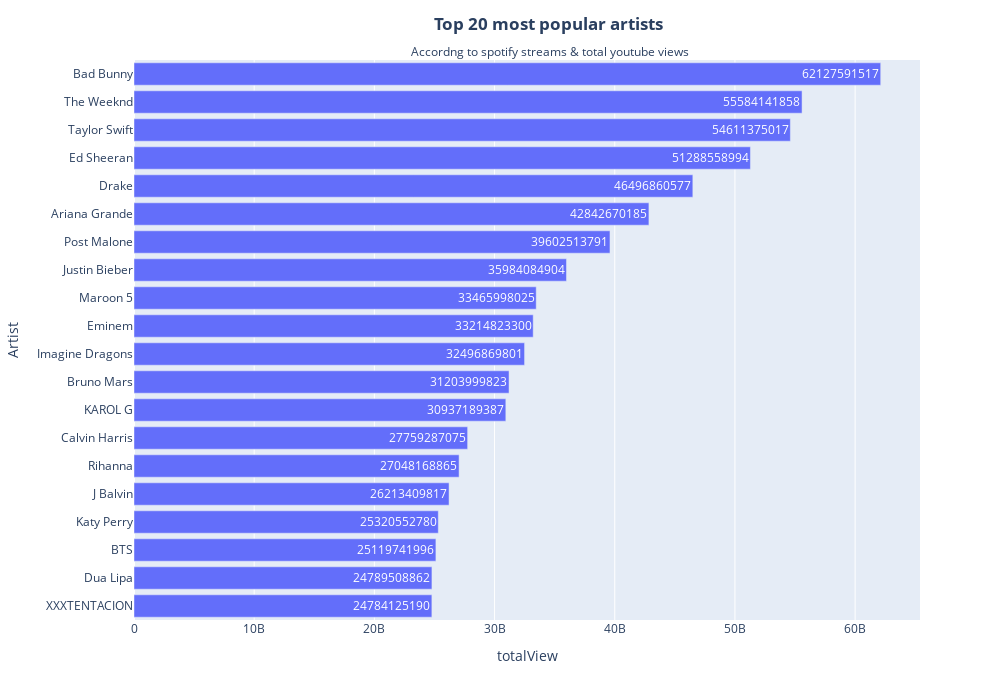

The notebook cell this image was saved under:
### Code cell
totalV = artistdf['totalView'].sum().reset_index()
totalV.sort_values(by='totalView',ascending=False,inplace = True)
fig = px.bar(totalV.head(20)[::-1],y = 'Artist',x='totalView',
             height=700,width=1000,text_auto='totalView')
fig.update_layout(showlegend=True,title_text='<b>Top 20 most popular artists </b><br><sub>Accordng to spotify streams & total youtube views</sub><br>', title_x=0.55)
fig

### Figure 1 — Plotly figure (JSON) as saved in the notebook; plotly's stock layout.template omitted (floating-point values rounded to 4 significant figures)
{"data": [{"alignmentgroup": "True", "hovertemplate": "totalView=%{x}<br>Artist=%{y}<extra></extra>", "legendgroup": "", "marker": {"color": "#636efa", "pattern": {"shape": ""}}, "name": "", "offsetgroup": "", "orientation": "h", "showlegend": false, "textposition": "auto", "texttemplate": "%{x:totalView}", "type": "bar", "x": [24784125190, 24789508862, 25119741996, 25320552780, 26213409817, 27048168865, 27759287075, 30937189387, 31203999823, 32496869801, 33214823300, 33465998025, 35984084904, 39602513791, 42842670185, 46496860577, 51288558994, 54611375017, 55584141858, 62127591517], "xaxis": "x", "y": ["XXXTENTACION", "Dua Lipa", "BTS", "Katy Perry", "J Balvin", "Rihanna", "Calvin Harris", "KAROL G", "Bruno Mars", "Imagine Dragons", "Eminem", "Maroon 5", "Justin Bieber", "Post Malone", "Ariana Grande", "Drake", "Ed Sheeran", "Taylor Swift", "The Weeknd", "Bad Bunny"], "yaxis": "y"}], "layout": {"barmode": "relative", "height": 700, "legend": {"tracegroupgap": 0}, "margin": {"t": 60}, "showlegend": true, "title": {"text": "<b>Top 20 most popular artists </b><br><sub>Accordng to spotify streams & total youtube views</sub><br>", "x": 0.55}, "width": 1000, "xaxis": {"anchor": "y", "autorange": true, "domain": [0, 1], "range": [0, 65400000000.0], "title": {"text": "totalView"}, "type": "linear"}, "yaxis": {"anchor": "x", "autorange": true, "domain": [0, 1], "range": [-0.5, 19.5], "title": {"text": "Artist"}, "type": "category"}}}
